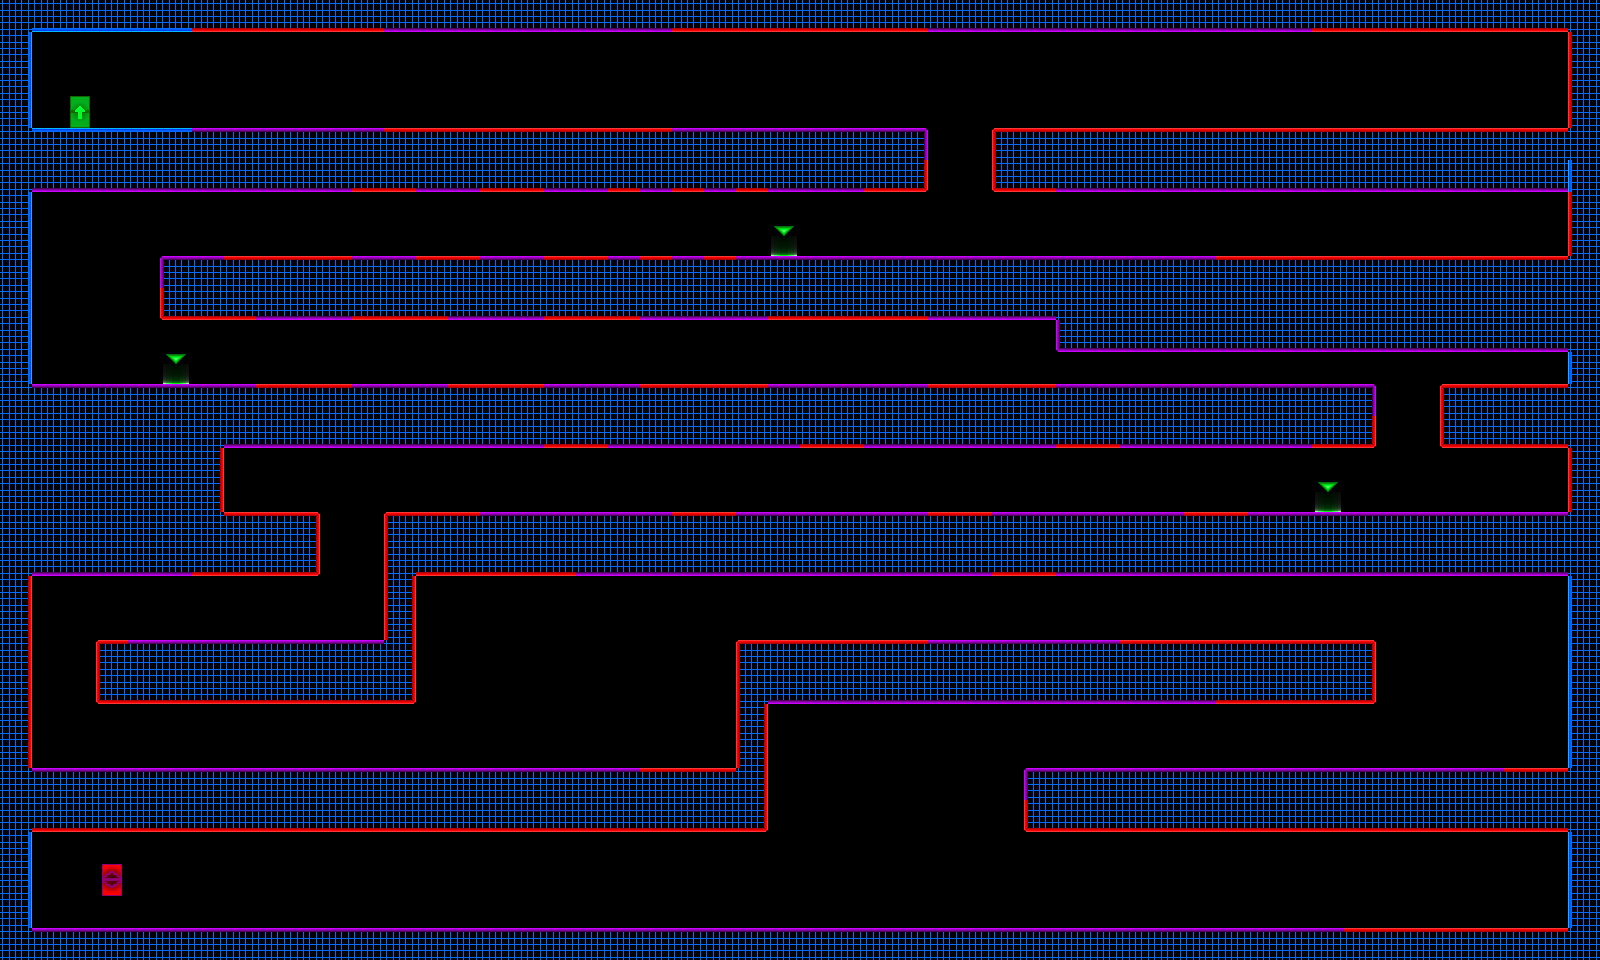

Tiled map render using the project's own tile images. Description and the map definition, with tile-layer contents summarised, below:
An orthogonal 50x30 tile map with 32x32 px tiles, 1 tile layer (Tile Layer 1) and 113 objects.

<map version="1.0" orientation="orthogonal" renderorder="right-down" width="50" height="30" tilewidth="32" tileheight="32" nextobjectid="116">
 <tileset firstgid="1" name="TestTile" tilewidth="32" tileheight="32" tilecount="117" columns="13">
  <image source="resources/tiles/TestTile.png" width="416" height="288" />
 </tileset>
 <layer name="Tile Layer 1" width="50" height="30">
  <data>[1500 cells, 697 non-empty, 25 distinct tile ids]</data>
 </layer>
 <objectgroup name="Triggers" visible="0">
  <object id="1" x="1152" y="352" width="32" height="32">
   <properties>
    <property name="ToggleGlitch" value="noleft,noright" />
   </properties>
  </object>
  <object id="2" x="32" y="928" width="1312" height="32">
   <properties>
    <property name="blocker" value="t" />
    <property name="slide" value="300" />
   </properties>
  </object>
  <object id="3" x="0" y="832" width="32" height="96">
   <properties>
    <property name="blocker" value="r" />
   </properties>
  </object>
  <object id="4" x="32" y="800" width="704" height="32">
   <properties>
    <property name="deadly" value="b" />
   </properties>
  </object>
  <object id="5" x="1344" y="928" width="224" height="32">
   <properties>
    <property name="deadly" value="t" />
   </properties>
  </object>
  <object id="6" x="1568" y="832" width="32" height="96">
   <properties>
    <property name="blocker" value="l" />
   </properties>
  </object>
  <object id="7" x="1024" y="800" width="544" height="32">
   <properties>
    <property name="deadly" value="bl" />
   </properties>
  </object>
  <object id="8" x="736" y="640" width="32" height="192">
   <properties>
    <property name="blocker" value="tblr" />
   </properties>
  </object>
  <object id="9" x="768" y="672" width="448" height="32">
   <properties>
    <property name="blocker" value="b" />
    <property name="slide" value="300" />
   </properties>
  </object>
  <object id="10" x="1024" y="768" width="480" height="32">
   <properties>
    <property name="blocker" value="tl" />
    <property name="slide" value="300" />
   </properties>
  </object>
  <object id="11" x="1504" y="768" width="64" height="32">
   <properties>
    <property name="deadly" value="t" />
   </properties>
  </object>
  <object id="12" x="1216" y="640" width="160" height="64">
   <properties>
    <property name="deadly" value="tbr" />
   </properties>
  </object>
  <object id="13" x="1568" y="576" width="32" height="192">
   <properties>
    <property name="blocker" value="l" />
   </properties>
  </object>
  <object id="14" x="1056" y="544" width="512" height="32">
   <properties>
    <property name="blocker" value="b" />
    <property name="slide" value="-300" />
   </properties>
  </object>
  <object id="15" x="1120" y="640" width="96" height="32">
   <properties>
    <property name="deadly" value="t" />
   </properties>
  </object>
  <object id="16" x="768" y="640" width="160" height="32">
   <properties>
    <property name="deadly" value="t" />
   </properties>
  </object>
  <object id="17" x="928" y="640" width="192" height="32">
   <properties>
    <property name="blocker" value="t" />
    <property name="slide" value="-300" />
   </properties>
  </object>
  <object id="18" x="992" y="544" width="64" height="32">
   <properties>
    <property name="deadly" value="b" />
   </properties>
  </object>
  <object id="19" x="544" y="416" width="64" height="32">
   <properties>
    <property name="deadly" value="b" />
   </properties>
  </object>
  <object id="20" x="800" y="416" width="64" height="32">
   <properties>
    <property name="deadly" value="b" />
   </properties>
  </object>
  <object id="21" x="1056" y="416" width="64" height="32">
   <properties>
    <property name="deadly" value="b" />
   </properties>
  </object>
  <object id="22" x="1312" y="416" width="64" height="32">
   <properties>
    <property name="deadly" value="br" />
   </properties>
  </object>
  <object id="23" x="768" y="288" width="160" height="32">
   <properties>
    <property name="deadly" value="b" />
   </properties>
  </object>
  <object id="24" x="544" y="288" width="96" height="32">
   <properties>
    <property name="deadly" value="b" />
   </properties>
  </object>
  <object id="25" x="352" y="288" width="96" height="32">
   <properties>
    <property name="deadly" value="b" />
   </properties>
  </object>
  <object id="26" x="160" y="288" width="96" height="32">
   <properties>
    <property name="deadly" value="bl" />
   </properties>
  </object>
  <object id="27" x="192" y="512" width="128" height="64">
   <properties>
    <property name="deadly" value="brt" />
   </properties>
  </object>
  <object id="28" x="352" y="160" width="64" height="32">
   <properties>
    <property name="deadly" value="b" />
   </properties>
  </object>
  <object id="29" x="480" y="160" width="64" height="32">
   <properties>
    <property name="deadly" value="b" />
   </properties>
  </object>
  <object id="30" x="608" y="160" width="32" height="32">
   <properties>
    <property name="deadly" value="b" />
   </properties>
  </object>
  <object id="31" x="672" y="160" width="32" height="32">
   <properties>
    <property name="deadly" value="b" />
   </properties>
  </object>
  <object id="32" x="736" y="160" width="32" height="32">
   <properties>
    <property name="deadly" value="b" />
   </properties>
  </object>
  <object id="33" x="576" y="544" width="416" height="32">
   <properties>
    <property name="blocker" value="b" />
    <property name="slide" value="-300" />
   </properties>
  </object>
  <object id="34" x="416" y="544" width="160" height="32">
   <properties>
    <property name="deadly" value="b" />
   </properties>
  </object>
  <object id="35" x="384" y="512" width="32" height="192">
   <properties>
    <property name="deadly" value="tlbr" />
   </properties>
  </object>
  <object id="36" x="416" y="512" width="64" height="32">
   <properties>
    <property name="deadly" value="t" />
   </properties>
  </object>
  <object id="37" x="96" y="640" width="32" height="64">
   <properties>
    <property name="deadly" value="tbl" />
   </properties>
  </object>
  <object id="38" x="128" y="672" width="256" height="32">
   <properties>
    <property name="deadly" value="b" />
   </properties>
  </object>
  <object id="39" x="128" y="640" width="256" height="32">
   <properties>
    <property name="blocker" value="t" />
    <property name="slide" value="300" />
   </properties>
  </object>
  </objectgroup>
</map>
<!-- 74 of 113 objects omitted -->
